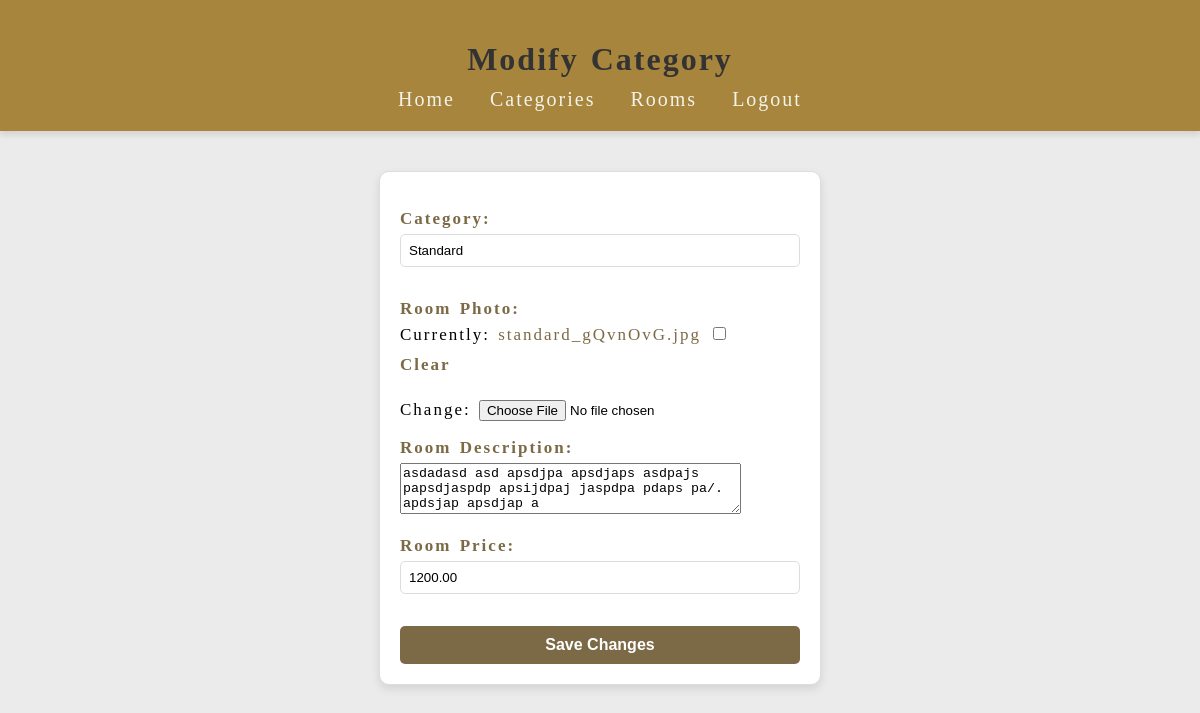
/dashboard/category/modify/1/ (signed in), run on the app's committed database.
### dashboard/models.py (models this page shows, shortened)
class RoomCategory(models.Model):
    category_id = models.CharField(max_length=30)
    room_photo = models.ImageField(default='fallback.png', blank=True)
    room_desc = models.TextField(max_length=200, blank=True)
    room_price = models.DecimalField(max_digits=10, decimal_places=2)

### dashboard/views.py (the view)
# urls.py: path('category/modify/<int:id>/', views.modify_category, name='modify_category'),
@login_required
def modify_category(request, id):
    category = get_object_or_404(RoomCategory, id=id)
    if request.method == 'POST':
        form = CategoryForm(request.POST, request.FILES, instance=category)  # Include request.FILES
        if form.is_valid():
            form.save()
            messages.success(request, "Category updated successfully.")
            return redirect('dashboard:modify_category_landing')
        else:
            messages.error(request, "Error updating category. Please check the form.")
    else:
        form = CategoryForm(instance=category)
    return render(request, 'dashboard/modify_category.html', {'form': form , 'category': category})

### dashboard/forms.py
class CategoryForm(forms.ModelForm):
    class Meta:
        model = RoomCategory
        fields = ['category_id', 'room_photo', 'room_desc', 'room_price']
        labels = {
            'category_id': 'Category',
            'room_photo': 'Room Photo',
            'room_desc': 'Room Description',
            'room_price': 'Room Price',
        }
        widgets = {
            'room_desc': forms.Textarea(attrs={'rows': 3}),
            'room_price': forms.NumberInput(attrs={'step': '0.01'}),
        }

### dashboard/templates/dashboard/modify_category.html (shortened to what this page needs)
{% load static %}
<!DOCTYPE html>
<html lang="en">
<head>
    <link rel="stylesheet" href="{% static 'css/css.css' %}">
</head>
<body>
    <header>
        <h1>Modify Category</h1>
        <ul>
            <li><a href="{% url 'dashboard:admin_landing' %}">Home</a></li>
            <li><a href="{% url 'dashboard:add_or_modify_category' %}">Categories</a></li>
            <li><a href="{% url 'dashboard:add_or_modify_room' %}">Rooms</a></li>
            <li><a href="{% url 'dashboard:admin_logout' %}">Logout</a></li>
        </ul>
    </header>
    <div class="container">
        <div class="add-container">
            <form action="{% url 'dashboard:modify_category' category.id %}" method="post" enctype="multipart/form-data">
                {{ form.as_p }}
                <button type="submit">Save Changes</button>
            </form>
        </div>
    </div>
</body>
</html>

### dashboard/static/css/css.css (style rules this page uses)
body { font-family: 'Arial', sans-serif; background:#ebebeb; margin: 0; display: flex; flex-direction: column; height: 100vh; }
header { display: flex; flex-direction: column; align-items: center; justify-content: center; background-color: #a7853c; padding: 20px; box-shadow: 0px 4px 6px rgba(0, 0, 0, 0.1); font-family: "Palatino Linotype", "Book Antiqua", Palatino, serif; font-size: 20px; letter-spacing: 2px; word-spacing: 2px; color: #ffffff; font-weight: 400; text-decoration: none; font-style: normal; font-variant: normal; text-transform: none; }
header h1 { font-size: 2rem; margin-bottom: 10px; color: #333; }
header ul { list-style: none; display: flex; gap: 15px; padding: 0; margin: 0; }
header ul li { margin: 0; }
header ul li a { text-decoration: none; color: #fafdf8ea; font-weight: 500; padding: 5px 10px; border-radius: 5px; transition: background-color 0.3s, color 0.3s; }
a { text-decoration: none; color: #7C6A46; }
.container { display: flex; justify-content: center; align-items: center; flex-wrap: wrap; gap: 20px; padding: 40px; }
.add-container { width: 100%; max-width: 400px; padding: 20px; border: 1px solid #ddd; border-radius: 10px; background-color: #ffffff; box-shadow: 0 4px 10px rgba(0, 0, 0, 0.1); font-family: "Palatino Linotype", "Book Antiqua", Palatino, serif; font-size: 17px; letter-spacing: 2px; word-spacing: 2px; color: #000000; font-weight: 500; text-decoration: none; font-style: normal; font-variant: normal; text-transform: none; }
.add-container label { display: block; margin: 10px 0 5px; color: #7C6A46; font-weight: bold; }
.add-container input[type="text"], .add-container input[type="number"], .add-container .file-input { width: 100%; padding: 8px; margin-bottom: 15px; border: 1px solid #ddd; border-radius: 5px; box-sizing: border-box; }
.add-container button { width: 100%; padding: 10px; background-color: #7C6A46; color: white; border: none; border-radius: 5px; font-size: 16px; font-weight: bold; cursor: pointer; transition: background-color 0.3s ease; }

### data on the page
RoomCategory: category_id "Standard", room_desc "asdadasd asd apsdjpa apsdjaps asdpajs papsdjaspdp apsijdpaj jaspdpa pdaps pa/. apdsjap apsdjap a", room_price "1200.00"
